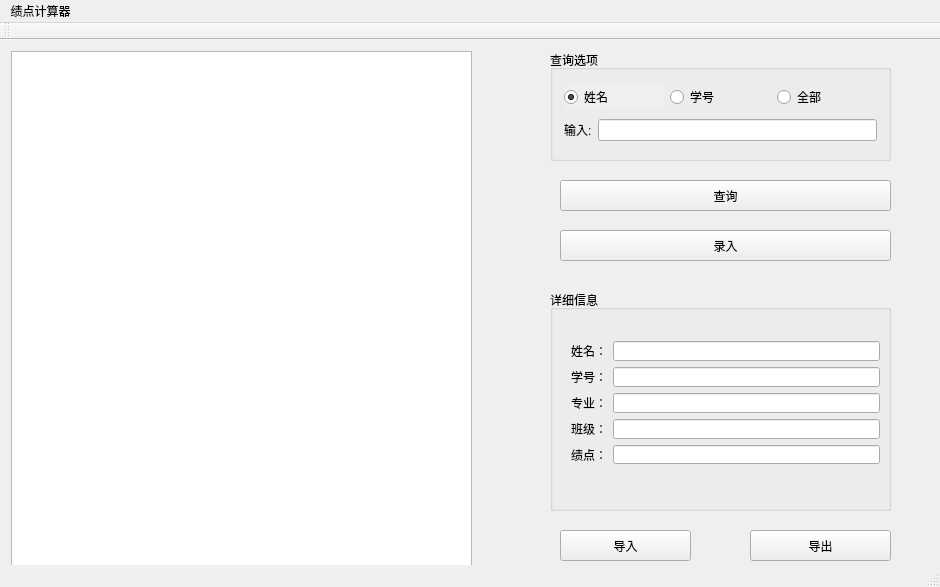
<?xml version="1.0" encoding="UTF-8"?>
<ui version="4.0">
 <class>ScoreWindow</class>
 <widget class="QMainWindow" name="ScoreWindow">
  <property name="geometry">
   <rect>
    <x>0</x>
    <y>0</y>
    <width>940</width>
    <height>587</height>
   </rect>
  </property>
  <property name="windowTitle">
   <string>ScoreWindow</string>
  </property>
  <widget class="QWidget" name="centralWidget">
   <widget class="QTextEdit" name="textEdit">
    <property name="geometry">
     <rect>
      <x>11</x>
      <y>11</y>
      <width>461</width>
      <height>521</height>
     </rect>
    </property>
    <property name="lineWrapMode">
     <enum>QTextEdit::WidgetWidth</enum>
    </property>
   </widget>
   <widget class="QGroupBox" name="groupBox">
    <property name="geometry">
     <rect>
      <x>550</x>
      <y>10</y>
      <width>341</width>
      <height>111</height>
     </rect>
    </property>
    <property name="title">
     <string>查询选项</string>
    </property>
    <layout class="QVBoxLayout" name="verticalLayout">
     <item>
      <layout class="QHBoxLayout" name="horizontalLayout">
       <item>
        <widget class="QRadioButton" name="radioStName">
         <property name="enabled">
          <bool>true</bool>
         </property>
         <property name="autoFillBackground">
          <bool>true</bool>
         </property>
         <property name="text">
          <string>姓名</string>
         </property>
         <property name="checked">
          <bool>true</bool>
         </property>
        </widget>
       </item>
       <item>
        <widget class="QRadioButton" name="radioStNumber">
         <property name="text">
          <string>学号</string>
         </property>
        </widget>
       </item>
       <item>
        <widget class="QRadioButton" name="radioStAll">
         <property name="text">
          <string>全部</string>
         </property>
        </widget>
       </item>
      </layout>
     </item>
     <item>
      <layout class="QHBoxLayout" name="horizontalLayout_2">
       <item>
        <widget class="QLabel" name="label">
         <property name="text">
          <string>输入:</string>
         </property>
        </widget>
       </item>
       <item>
        <widget class="QLineEdit" name="edtInput"/>
       </item>
      </layout>
     </item>
    </layout>
   </widget>
   <widget class="QPushButton" name="btnQuery">
    <property name="geometry">
     <rect>
      <x>560</x>
      <y>140</y>
      <width>331</width>
      <height>31</height>
     </rect>
    </property>
    <property name="text">
     <string>查询</string>
    </property>
   </widget>
   <widget class="QPushButton" name="writeButton">
    <property name="geometry">
     <rect>
      <x>560</x>
      <y>190</y>
      <width>331</width>
      <height>31</height>
     </rect>
    </property>
    <property name="text">
     <string>录入</string>
    </property>
   </widget>
   <widget class="QGroupBox" name="groupBox_2">
    <property name="geometry">
     <rect>
      <x>550</x>
      <y>250</y>
      <width>341</width>
      <height>221</height>
     </rect>
    </property>
    <property name="title">
     <string>详细信息</string>
    </property>
    <widget class="QWidget" name="layoutWidget">
     <property name="geometry">
      <rect>
       <x>10</x>
       <y>40</y>
       <width>331</width>
       <height>145</height>
      </rect>
     </property>
     <layout class="QVBoxLayout" name="verticalLayout_2">
      <item>
       <layout class="QHBoxLayout" name="horizontalLayout_4">
        <item>
         <widget class="QLabel" name="label_3">
          <property name="text">
           <string>姓名：</string>
          </property>
         </widget>
        </item>
        <item>
         <widget class="QLineEdit" name="name"/>
        </item>
       </layout>
      </item>
      <item>
       <layout class="QHBoxLayout" name="horizontalLayout_3">
        <item>
         <widget class="QLabel" name="label_2">
          <property name="text">
           <string>学号：</string>
          </property>
         </widget>
        </item>
        <item>
         <widget class="QLineEdit" name="number"/>
        </item>
       </layout>
      </item>
      <item>
       <layout class="QHBoxLayout" name="horizontalLayout_5">
        <item>
         <widget class="QLabel" name="label_4">
          <property name="text">
           <string>专业：</string>
          </property>
         </widget>
        </item>
        <item>
         <widget class="QLineEdit" name="major"/>
        </item>
       </layout>
      </item>
      <item>
       <layout class="QHBoxLayout" name="horizontalLayout_6">
        <item>
         <widget class="QLabel" name="label_5">
          <property name="text">
           <string>班级：</string>
          </property>
         </widget>
        </item>
        <item>
         <widget class="QLineEdit" name="grade"/>
        </item>
       </layout>
      </item>
      <item>
       <layout class="QHBoxLayout" name="horizontalLayout_9">
        <item>
         <widget class="QLabel" name="label_7">
          <property name="text">
           <string>绩点：</string>
          </property>
         </widget>
        </item>
        <item>
         <widget class="QLineEdit" name="GPA"/>
        </item>
       </layout>
      </item>
     </layout>
    </widget>
   </widget>
   <widget class="QPushButton" name="importButton">
    <property name="geometry">
     <rect>
      <x>560</x>
      <y>490</y>
      <width>131</width>
      <height>31</height>
     </rect>
    </property>
    <property name="text">
     <string>导入</string>
    </property>
   </widget>
   <widget class="QPushButton" name="exportButton">
    <property name="geometry">
     <rect>
      <x>750</x>
      <y>490</y>
      <width>141</width>
      <height>31</height>
     </rect>
    </property>
    <property name="text">
     <string>导出</string>
    </property>
   </widget>
  </widget>
  <widget class="QMenuBar" name="menuBar">
   <property name="geometry">
    <rect>
     <x>0</x>
     <y>0</y>
     <width>940</width>
     <height>26</height>
    </rect>
   </property>
   <widget class="QMenu" name="menu">
    <property name="title">
     <string>绩点计算器</string>
    </property>
   </widget>
   <addaction name="menu"/>
  </widget>
  <widget class="QToolBar" name="mainToolBar">
   <attribute name="toolBarArea">
    <enum>TopToolBarArea</enum>
   </attribute>
   <attribute name="toolBarBreak">
    <bool>false</bool>
   </attribute>
  </widget>
  <widget class="QStatusBar" name="statusBar"/>
 </widget>
 <layoutdefault spacing="6" margin="11"/>
 <resources/>
 <connections/>
</ui>
